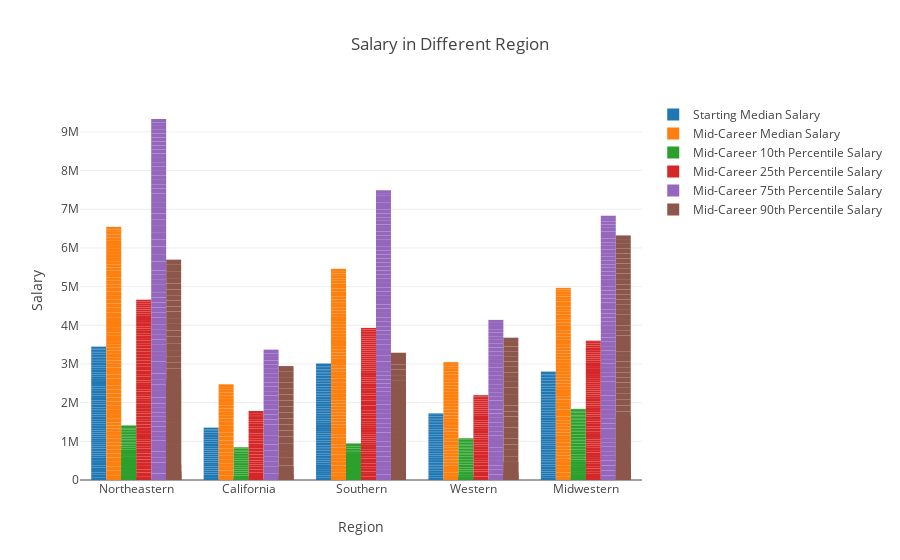

The notebook cell saved with this chart:
### Code cell
region_trace_list = []
for i in all_info.columns[3:9]:
    region_trace_list.append(go.Bar(x=all_info['Region'], y=all_info[i], name = i))

layout = go.Layout(
    barmode='group',
    title='Salary in Different Region',
    xaxis = dict(title = 'Region'),
    yaxis = dict(title = 'Salary'),
)

fig = go.Figure(data=region_trace_list, layout=layout)
py.offline.iplot(fig)

### Figure 1 — Plotly figure (JSON) as saved in the notebook; plotly's stock layout.template omitted (floating-point values rounded to 4 significant figures; data arrays with more than 128 entries replaced by an {"elided": "..."} marker saying what was removed)
{"data": [{"name": "Starting Median Salary", "type": "bar", "uid": "55df4713-653f-48a4-8c83-219497d4e30b", "x": {"elided": "268 str values"}, "y": {"elided": "268 int values"}}, {"name": "Mid-Career Median Salary", "type": "bar", "uid": "49812e64-3b78-4c9a-9993-4877eed56c3b", "x": {"elided": "268 str values"}, "y": {"elided": "268 int values"}}, {"name": "Mid-Career 10th Percentile Salary", "type": "bar", "uid": "08ebee87-e6b5-4209-9792-9975a90b5041", "x": {"elided": "268 str values"}, "y": {"elided": "268 int values"}}, {"name": "Mid-Career 25th Percentile Salary", "type": "bar", "uid": "f3776a0a-1914-442d-8c8f-ab3cd08ae1b9", "x": {"elided": "268 str values"}, "y": {"elided": "268 int values"}}, {"name": "Mid-Career 75th Percentile Salary", "type": "bar", "uid": "11a631ea-a7de-4c39-9bdf-b2c16643628a", "x": {"elided": "268 str values"}, "y": {"elided": "268 int values"}}, {"name": "Mid-Career 90th Percentile Salary", "type": "bar", "uid": "5988e937-fa5b-4bcb-912e-3fe5855323f2", "x": {"elided": "268 str values"}, "y": {"elided": "268 int values"}}], "layout": {"barmode": "group", "title": "Salary in Different Region", "xaxis": {"title": "Region"}, "yaxis": {"title": "Salary"}}}
